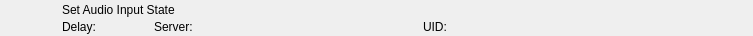
<?xml version="1.0" encoding="UTF-8"?>
<ui version="4.0">
 <class>RundownAtemAudioInputStateWidget</class>
 <widget class="QWidget" name="RundownAtemAudioInputStateWidget">
  <property name="geometry">
   <rect>
    <x>0</x>
    <y>0</y>
    <width>753</width>
    <height>36</height>
   </rect>
  </property>
  <layout class="QHBoxLayout" name="horizontalLayout">
   <property name="spacing">
    <number>0</number>
   </property>
   <property name="margin">
    <number>0</number>
   </property>
   <item>
    <widget class="QFrame" name="frameItem">
     <property name="sizePolicy">
      <sizepolicy hsizetype="Preferred" vsizetype="Fixed">
       <horstretch>0</horstretch>
       <verstretch>0</verstretch>
      </sizepolicy>
     </property>
     <property name="minimumSize">
      <size>
       <width>0</width>
       <height>36</height>
      </size>
     </property>
     <widget class="QLabel" name="labelIcon">
      <property name="geometry">
       <rect>
        <x>22</x>
        <y>2</y>
        <width>32</width>
        <height>32</height>
       </rect>
      </property>
      <property name="text">
       <string/>
      </property>
      <property name="pixmap">
       <pixmap resource="../../Widgets.qrc">:/Graphics/Images/Atem/AudioInputState.png</pixmap>
      </property>
      <property name="scaledContents">
       <bool>true</bool>
      </property>
     </widget>
     <widget class="QLabel" name="labelLabel">
      <property name="geometry">
       <rect>
        <x>62</x>
        <y>2</y>
        <width>561</width>
        <height>16</height>
       </rect>
      </property>
      <property name="text">
       <string>Set Audio Input State</string>
      </property>
     </widget>
     <widget class="QLabel" name="labelColor">
      <property name="geometry">
       <rect>
        <x>0</x>
        <y>0</y>
        <width>18</width>
        <height>36</height>
       </rect>
      </property>
      <property name="text">
       <string/>
      </property>
     </widget>
     <widget class="QLabel" name="labelGroupColor">
      <property name="geometry">
       <rect>
        <x>0</x>
        <y>0</y>
        <width>6</width>
        <height>36</height>
       </rect>
      </property>
      <property name="text">
       <string/>
      </property>
     </widget>
     <widget class="QLabel" name="labelDevice">
      <property name="geometry">
       <rect>
        <x>154</x>
        <y>19</y>
        <width>260</width>
        <height>16</height>
       </rect>
      </property>
      <property name="text">
       <string>Server:</string>
      </property>
     </widget>
     <widget class="QLabel" name="labelDelay">
      <property name="geometry">
       <rect>
        <x>62</x>
        <y>19</y>
        <width>83</width>
        <height>16</height>
       </rect>
      </property>
      <property name="text">
       <string>Delay:</string>
      </property>
     </widget>
     <widget class="QLabel" name="labelRemoteTriggerId">
      <property name="geometry">
       <rect>
        <x>423</x>
        <y>19</y>
        <width>111</width>
        <height>16</height>
       </rect>
      </property>
      <property name="text">
       <string>UID:</string>
      </property>
     </widget>
    </widget>
   </item>
   <item>
    <widget class="QFrame" name="frameStatus">
     <property name="minimumSize">
      <size>
       <width>77</width>
       <height>0</height>
      </size>
     </property>
     <property name="maximumSize">
      <size>
       <width>77</width>
       <height>16777215</height>
      </size>
     </property>
     <widget class="QLabel" name="labelGpiConnected">
      <property name="geometry">
       <rect>
        <x>1</x>
        <y>2</y>
        <width>32</width>
        <height>32</height>
       </rect>
      </property>
      <property name="minimumSize">
       <size>
        <width>32</width>
        <height>32</height>
       </size>
      </property>
      <property name="maximumSize">
       <size>
        <width>32</width>
        <height>32</height>
       </size>
      </property>
      <property name="lineWidth">
       <number>0</number>
      </property>
      <property name="text">
       <string/>
      </property>
      <property name="pixmap">
       <pixmap resource="../../Widgets.qrc">:/Graphics/Images/GpiConnected.png</pixmap>
      </property>
      <property name="scaledContents">
       <bool>true</bool>
      </property>
     </widget>
     <widget class="QLabel" name="labelDisconnected">
      <property name="geometry">
       <rect>
        <x>32</x>
        <y>2</y>
        <width>32</width>
        <height>32</height>
       </rect>
      </property>
      <property name="minimumSize">
       <size>
        <width>32</width>
        <height>32</height>
       </size>
      </property>
      <property name="maximumSize">
       <size>
        <width>32</width>
        <height>32</height>
       </size>
      </property>
      <property name="text">
       <string/>
      </property>
      <property name="pixmap">
       <pixmap resource="../../Widgets.qrc">:/Graphics/Images/Disconnected.png</pixmap>
      </property>
      <property name="scaledContents">
       <bool>true</bool>
      </property>
     </widget>
     <widget class="QLabel" name="labelActiveColor">
      <property name="geometry">
       <rect>
        <x>69</x>
        <y>0</y>
        <width>8</width>
        <height>36</height>
       </rect>
      </property>
      <property name="minimumSize">
       <size>
        <width>8</width>
        <height>36</height>
       </size>
      </property>
      <property name="maximumSize">
       <size>
        <width>8</width>
        <height>36</height>
       </size>
      </property>
      <property name="text">
       <string/>
      </property>
     </widget>
    </widget>
   </item>
  </layout>
 </widget>
 <resources>
  <include location="../../Widgets.qrc"/>
 </resources>
 <connections/>
 <slots>
  <slot>addToCombo()</slot>
 </slots>
</ui>
